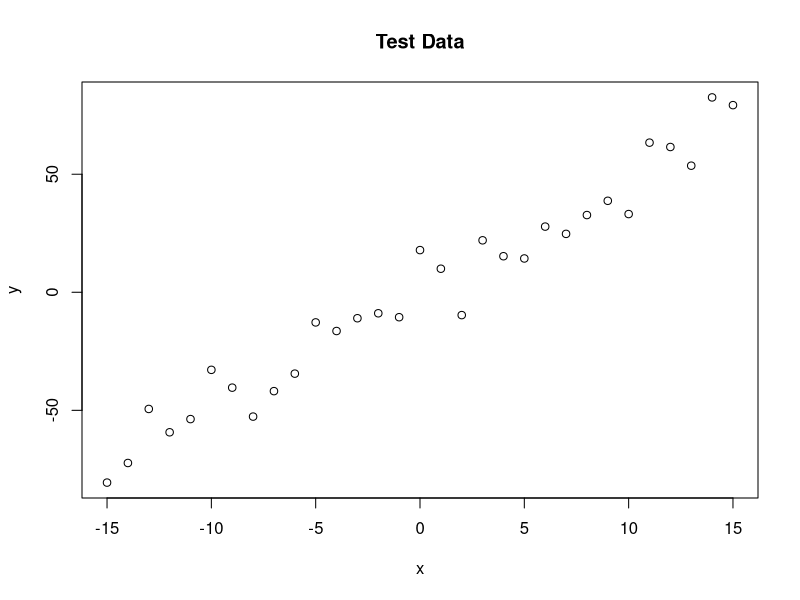
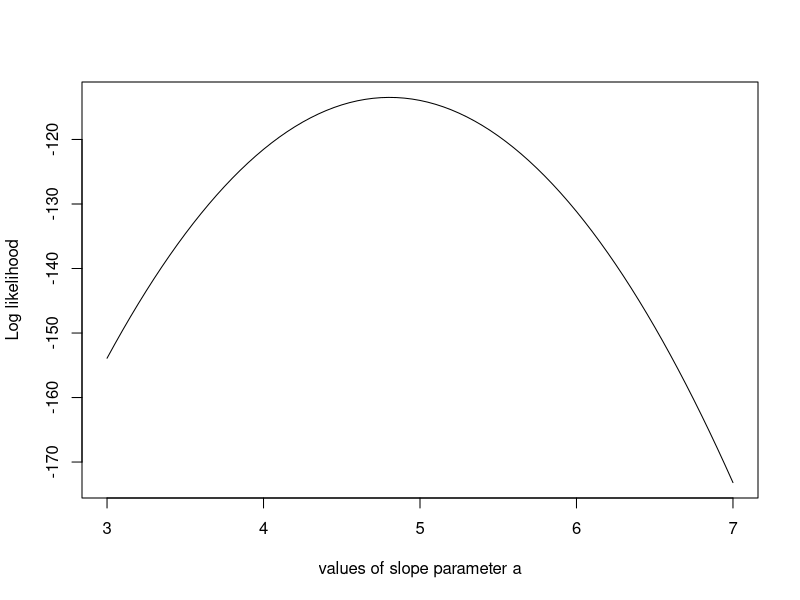
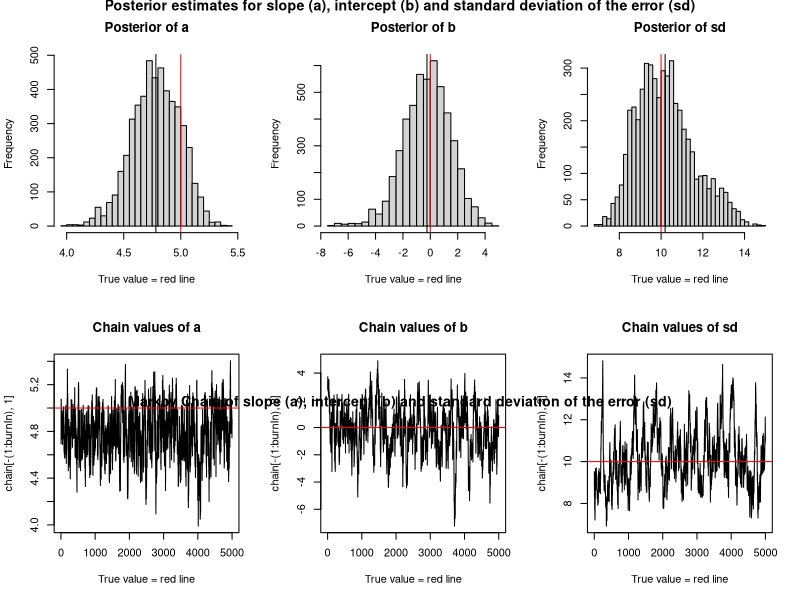

These figures' R source, in order:
## ---- chunk 1
knitr::opts_chunk$set(fig.width=12, fig.height=8, fig.path='Figs/')

## ---- chunk 2
set.seed(123)
## ---- chunk 3
# This work is licensed under the Creative Commons Attribution-NonCommercial-ShareAlike 3.0 Unported License.
trueA <- 5
trueB <- 0
trueSd <- 10
sampleSize <- 31
 
# Create independent x-values
x <- (-(sampleSize-1)/2):((sampleSize-1)/2)
# Create dependent values according to ax + b + N(0,sd)
y <-  trueA * x + trueB + rnorm(n=sampleSize,mean=0,sd=trueSd)
 
# Plot data
plot(x,y, main="Test Data")
## ---- chunk 4
# Likelihood function
likelihood <- function(param){
    a = param[1]
    b = param[2]
    sd = param[3]
     
    pred = a*x + b
    singlelikelihoods = dnorm(y, mean = pred, sd = sd, log = T)
    sumll = sum(singlelikelihoods)
    return(sumll)  
}
 
# Example: plot the likelihood profile of the slope a
slopevalues <- function(x){return(likelihood(c(x, trueB, trueSd)))}
slopelikelihoods <- lapply(seq(3, 7, by=.05), slopevalues )
plot (seq(3, 7, by=.05), slopelikelihoods , type="l", xlab = "values of slope parameter a", ylab = "Log likelihood")
## ---- chunk 5
# Prior distribution
prior <- function(param){
    a = param[1]
    b = param[2]
    sd = param[3]
    aprior = dunif(a, min=0, max=10, log = T)
    bprior = dnorm(b, sd = 5, log = T)
    sdprior = dunif(sd, min=0, max=30, log = T)
    return(aprior+bprior+sdprior)
}
## ---- chunk 6
# Posterior function
posterior <- function(param){
   return (likelihood(param) + prior(param))
}
## ---- chunk 7
 ################ Metropolis algorithm ################
 proposalfunction <- function(param){
    return(rnorm(3,mean = param, sd= c(0.1,0.5,0.3)))
}
 
run_metropolis_MCMC <- function(startvalue, iterations){
    chain = array(dim = c(iterations+1,3))
    chain[1,] = startvalue
    for (i in 1:iterations){
        proposal = proposalfunction(chain[i,])
         
        probab = exp(posterior(proposal) - posterior(chain[i,]))
        if (runif(1) < probab){
            chain[i+1,] = proposal
        }else{
            chain[i+1,] = chain[i,]
        }
    }
    return(chain)
}
 
startvalue = c(4,0,10)
chain = run_metropolis_MCMC(startvalue, 10000)
 
burnIn = 5000
acceptance = 1-mean(duplicated(chain[-(1:burnIn),]))
## ---- chunk 8
 ################ Summary ################ 
par(mfrow = c(2,3))
hist(chain[-(1:burnIn),1],nclass=30, , main="Posterior of a", xlab="True value = red line" )
abline(v = mean(chain[-(1:burnIn),1]))
abline(v = trueA, col="red" )
hist(chain[-(1:burnIn),2],nclass=30, main="Posterior of b", xlab="True value = red line")
abline(v = mean(chain[-(1:burnIn),2]))
abline(v = trueB, col="red" )
hist(chain[-(1:burnIn),3],nclass=30, main="Posterior of sd", xlab="True value = red line")
abline(v = mean(chain[-(1:burnIn),3]) )
abline(v = trueSd, col="red" )
plot(chain[-(1:burnIn),1], type = "l", xlab="True value = red line" , main = "Chain values of a", )
abline(h = trueA, col="red" )
plot(chain[-(1:burnIn),2], type = "l", xlab="True value = red line" , main = "Chain values of b", )
abline(h = trueB, col="red" )
plot(chain[-(1:burnIn),3], type = "l", xlab="True value = red line" , main = "Chain values of sd", )
abline(h = trueSd, col="red" )
mtext("Posterior estimates for slope (a), intercept (b) and standard deviation of the error (sd)",font = 2, side = 3, line = -1, outer = TRUE, cex=0.85)
mtext("Markov Chain of slope (a), intercept (b) and standard deviation of the error (sd)", font = 2, side = 3, line = -31, outer = TRUE, cex=0.85)
 
# for comparison:
summary(lm(y~x))
